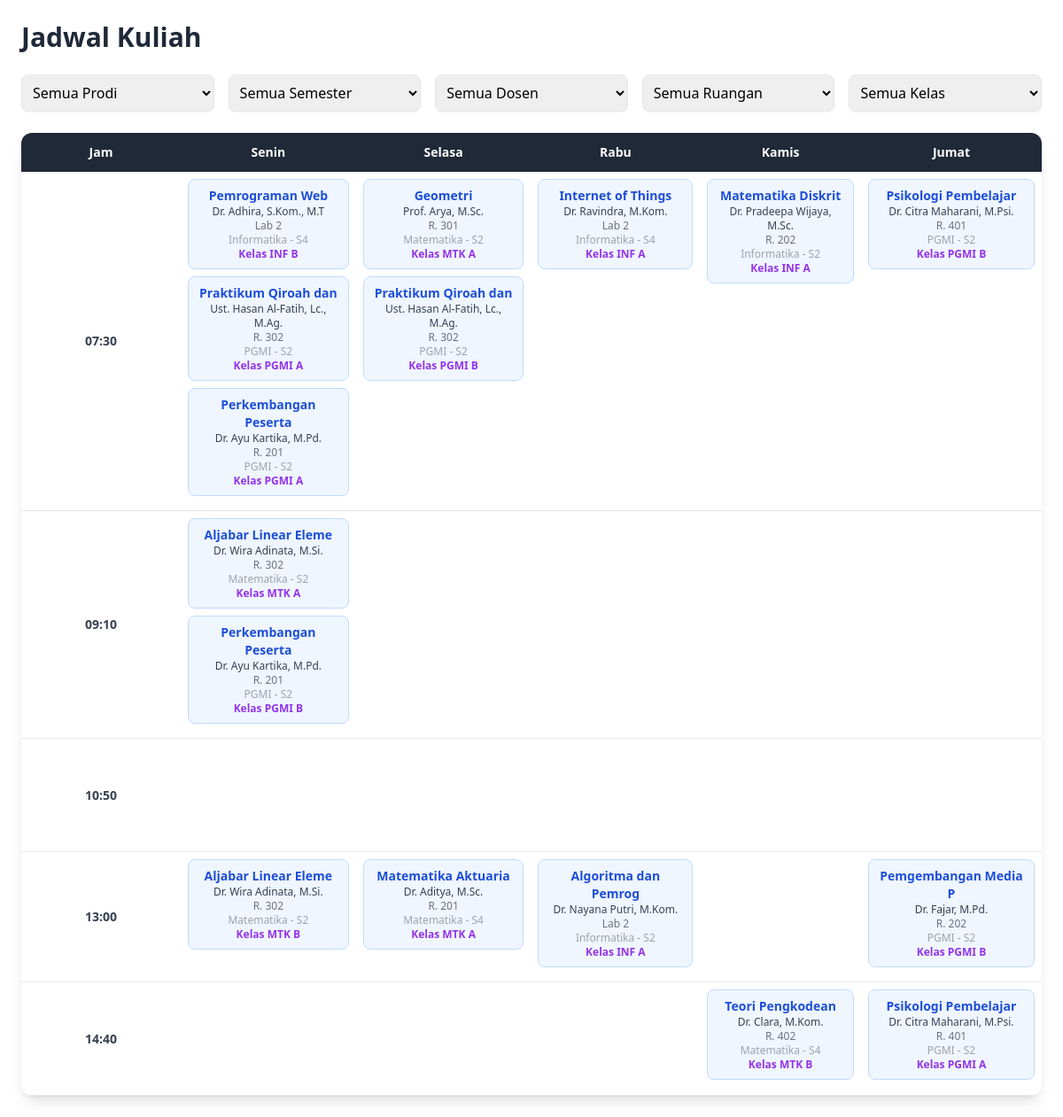
Screenshot of /pages/jadwal.php with the database file from the repository.
### tables this page shows
CREATE TABLE `jadwal` (
  `id_jadwal` int(11) NOT NULL,
  `id_mk_prodi` int(11) DEFAULT NULL,
  `id_dosen` int(11) DEFAULT NULL,
  `id_ruangan` int(11) DEFAULT NULL,
  `id_kelas` int(11) DEFAULT NULL,
  `id_tahun_ajar` int(11) DEFAULT NULL,
  `hari` varchar(20) DEFAULT NULL,
  `jam_mulai` time DEFAULT NULL,
  `jam_selesai` time DEFAULT NULL
);

CREATE TABLE `mata_kuliah` (
  `id_mk` int(11) NOT NULL,
  `kode_mk` varchar(20) DEFAULT NULL,
  `nama_mk` varchar(20) DEFAULT NULL,
  `sks` int(11) DEFAULT NULL
);

CREATE TABLE `dosen` (
  `id_dosen` int(11) NOT NULL,
  `id_user` int(11) DEFAULT NULL,
  `id_prodi` int(11) DEFAULT NULL,
  `nidn` varchar(20) DEFAULT NULL,
  `nama_dosen` varchar(100) DEFAULT NULL,
  `email` varchar(100) DEFAULT NULL
);

CREATE TABLE `ruangan` (
  `id_ruangan` int(11) NOT NULL,
  `id_gedung` int(11) DEFAULT NULL,
  `nama_ruangan` varchar(50) DEFAULT NULL,
  `kapasitas` int(11) DEFAULT NULL
);

CREATE TABLE `prodi` (
  `id_prodi` int(11) NOT NULL,
  `id_fakultas` int(11) DEFAULT NULL,
  `nama_prodi` varchar(100) NOT NULL
);

CREATE TABLE `mk_prodi` (
  `id_mk_prodi` int(11) NOT NULL,
  `id_mk` int(11) DEFAULT NULL,
  `id_prodi` int(11) DEFAULT NULL,
  `semester` int(11) DEFAULT NULL
);

CREATE TABLE `kelas` (
  `id_kelas` int(11) NOT NULL,
  `id_prodi` int(11) DEFAULT NULL,
  `nama_kelas` varchar(100) NOT NULL
);

### pages/jadwal.php (the view, shortened to what this page needs)
<?php
require_once __DIR__ . "/../config/koneksi.php";
$query = "
SELECT
jadwal.hari,
jadwal.jam_mulai,
jadwal.jam_selesai,
mata_kuliah.nama_mk,
dosen.nama_dosen,
ruangan.nama_ruangan,
prodi.nama_prodi,
mk_prodi.semester,
kelas.nama_kelas
FROM jadwal
JOIN mk_prodi ON jadwal.id_mk_prodi = mk_prodi.id_mk_prodi
JOIN mata_kuliah ON mk_prodi.id_mk = mata_kuliah.id_mk
JOIN prodi ON mk_prodi.id_prodi = prodi.id_prodi
JOIN dosen ON jadwal.id_dosen = dosen.id_dosen
JOIN ruangan ON jadwal.id_ruangan = ruangan.id_ruangan
JOIN kelas ON jadwal.id_kelas = kelas.id_kelas
WHERE 1=1
";
$query .= " ORDER BY jadwal.hari, jadwal.jam_mulai";
$data = mysqli_query($conn,$query);
$jadwal = [];
while($row = mysqli_fetch_assoc($data)){
$key = $row['hari']."_".$row['jam_mulai'];
$jadwal[$key][] = $row;
}
$hari = ["Senin","Selasa","Rabu","Kamis","Jumat"];
$jam = [
"07:30:00",
"09:10:00",
"10:50:00",
"13:00:00",
"14:40:00"
];
?>
<script src="https://cdn.tailwindcss.com"></script>
<div class="max-w-7xl mx-auto p-6">
<h2 class="text-3xl font-bold mb-6 text-gray-800">
Jadwal Kuliah
</h2>
<form method="GET" class="mb-6">
<div class="grid md:grid-cols-5 gap-4">
<select name="prodi" onchange="this.form.submit()"
class="border rounded-lg p-2 shadow-sm">
<option value="">Semua Prodi</option>
</select>
<select name="semester" onchange="this.form.submit()"
class="border rounded-lg p-2 shadow-sm">
<option value="">Semua Semester</option>
</select>
<select name="dosen" onchange="this.form.submit()"
class="border rounded-lg p-2 shadow-sm">
<option value="">Semua Dosen</option>
</select>
<select name="ruangan" onchange="this.form.submit()"
class="border rounded-lg p-2 shadow-sm">
<option value="">Semua Ruangan</option>
</select>
<select name="kelas" onchange="this.form.submit()"
class="border rounded-lg p-2 shadow-sm">
<option value="">Semua Kelas</option>
</select>
</div>
</form>
<div class="bg-white shadow-lg rounded-xl overflow-x-auto">
<table class="w-full text-sm text-center">
<thead class="bg-gray-800 text-white">
<tr>
<th class="p-3">Jam</th>
<?php foreach($hari as $h){ ?>
<th class="p-3"><?= $h ?></th>
<?php } ?>
</tr>
</thead>
<tbody>
<?php foreach($jam as $j){ ?>
<tr class="border-b hover:bg-gray-50">
<td class="font-semibold text-gray-700">
<?= date("H:i",strtotime($j)) ?>
</td>
<?php foreach($hari as $h){
$key = $h."_".$j;
?>
<td class="h-32 align-top p-2">
<?php
if(isset($jadwal[$key])){
foreach($jadwal[$key] as $data){
?>
<div class="bg-blue-50 border border-blue-200 rounded-lg p-2 mb-2 hover:bg-blue-100">
<div class="font-semibold text-blue-700 text-sm">
<?= $data['nama_mk'] ?>
</div>
<div class="text-gray-700 text-xs">
<?= $data['nama_dosen'] ?>
</div>
<div class="text-gray-500 text-xs">
<?= $data['nama_ruangan'] ?>
</div>
<div class="text-gray-400 text-xs">
<?= $data['nama_prodi'] ?> - S<?= $data['semester'] ?>
</div>
<div class="text-purple-600 text-xs font-semibold">
Kelas <?= $data['nama_kelas'] ?>
</div>
</div>
<?php
}
}
?>
</td>
<?php } ?>
</tr>
<?php } ?>
</tbody>
</table>
</div>
</div>

### pages/jadwal.php (style rules this page uses)
table td { min-width:180px; }

### rows the page displays
jadwal: mata_kuliah.nama_mk "Pemrograman Web", id_dosen.nama_dosen "Dr. Adhira, S.Kom., M.T", id_ruangan.nama_ruangan "Lab 2", prodi.nama_prodi "Informatika", id_mk_prodi.semester "4", id_kelas.nama_kelas "INF B"
jadwal: mata_kuliah.nama_mk "Praktikum Qiroah dan", id_dosen.nama_dosen "Ust. Hasan Al-Fatih, Lc., M.Ag.", id_ruangan.nama_ruangan "R. 302", prodi.nama_prodi "PGMI", id_mk_prodi.semester "2", id_kelas.nama_kelas "PGMI A"
jadwal: mata_kuliah.nama_mk "Perkembangan Peserta", id_dosen.nama_dosen "Dr. Ayu Kartika, M.Pd.", id_ruangan.nama_ruangan "R. 201", prodi.nama_prodi "PGMI", id_mk_prodi.semester "2", id_kelas.nama_kelas "PGMI A"
jadwal: mata_kuliah.nama_mk "Geometri", id_dosen.nama_dosen "Prof. Arya, M.Sc.", id_ruangan.nama_ruangan "R. 301", prodi.nama_prodi "Matematika", id_mk_prodi.semester "2", id_kelas.nama_kelas "MTK A"
jadwal: mata_kuliah.nama_mk "Praktikum Qiroah dan", id_dosen.nama_dosen "Ust. Hasan Al-Fatih, Lc., M.Ag.", id_ruangan.nama_ruangan "R. 302", prodi.nama_prodi "PGMI", id_mk_prodi.semester "2", id_kelas.nama_kelas "PGMI B"
jadwal: mata_kuliah.nama_mk "Internet of Things", id_dosen.nama_dosen "Dr. Ravindra, M.Kom.", id_ruangan.nama_ruangan "Lab 2", prodi.nama_prodi "Informatika", id_mk_prodi.semester "4", id_kelas.nama_kelas "INF A"
jadwal: mata_kuliah.nama_mk "Matematika Diskrit", id_dosen.nama_dosen "Dr. Pradeepa Wijaya, M.Sc.", id_ruangan.nama_ruangan "R. 202", prodi.nama_prodi "Informatika", id_mk_prodi.semester "2", id_kelas.nama_kelas "INF A"
jadwal: mata_kuliah.nama_mk "Psikologi Pembelajar", id_dosen.nama_dosen "Dr. Citra Maharani, M.Psi.", id_ruangan.nama_ruangan "R. 401", prodi.nama_prodi "PGMI", id_mk_prodi.semester "2", id_kelas.nama_kelas "PGMI B"
jadwal: mata_kuliah.nama_mk "Aljabar Linear Eleme", id_dosen.nama_dosen "Dr. Wira Adinata, M.Si.", id_ruangan.nama_ruangan "R. 302", prodi.nama_prodi "Matematika", id_mk_prodi.semester "2", id_kelas.nama_kelas "MTK A"
jadwal: mata_kuliah.nama_mk "Perkembangan Peserta", id_dosen.nama_dosen "Dr. Ayu Kartika, M.Pd.", id_ruangan.nama_ruangan "R. 201", prodi.nama_prodi "PGMI", id_mk_prodi.semester "2", id_kelas.nama_kelas "PGMI B"
jadwal: mata_kuliah.nama_mk "Aljabar Linear Eleme", id_dosen.nama_dosen "Dr. Wira Adinata, M.Si.", id_ruangan.nama_ruangan "R. 302", prodi.nama_prodi "Matematika", id_mk_prodi.semester "2", id_kelas.nama_kelas "MTK B"
jadwal: mata_kuliah.nama_mk "Matematika Aktuaria", id_dosen.nama_dosen "Dr. Aditya, M.Sc.", id_ruangan.nama_ruangan "R. 201", prodi.nama_prodi "Matematika", id_mk_prodi.semester "4", id_kelas.nama_kelas "MTK A"
jadwal: mata_kuliah.nama_mk "Algoritma dan Pemrog", id_dosen.nama_dosen "Dr. Nayana Putri, M.Kom.", id_ruangan.nama_ruangan "Lab 2", prodi.nama_prodi "Informatika", id_mk_prodi.semester "2", id_kelas.nama_kelas "INF A"
jadwal: mata_kuliah.nama_mk "Pemgembangan Media P", id_dosen.nama_dosen "Dr. Fajar, M.Pd.", id_ruangan.nama_ruangan "R. 202", prodi.nama_prodi "PGMI", id_mk_prodi.semester "2", id_kelas.nama_kelas "PGMI B"
jadwal: mata_kuliah.nama_mk "Teori Pengkodean", id_dosen.nama_dosen "Dr. Clara, M.Kom.", id_ruangan.nama_ruangan "R. 402", prodi.nama_prodi "Matematika", id_mk_prodi.semester "4", id_kelas.nama_kelas "MTK B"
jadwal: mata_kuliah.nama_mk "Psikologi Pembelajar", id_dosen.nama_dosen "Dr. Citra Maharani, M.Psi.", id_ruangan.nama_ruangan "R. 401", prodi.nama_prodi "PGMI", id_mk_prodi.semester "2", id_kelas.nama_kelas "PGMI A"

### other values shown
$h "Senin"
$h "Selasa"
$h "Rabu"
$h "Kamis"
$h "Jumat"
date("H:i",strtotime($j)) "07:30"
date("H:i",strtotime($j)) "09:10"
date("H:i",strtotime($j)) "10:50"
date("H:i",strtotime($j)) "13:00"
date("H:i",strtotime($j)) "14:40"
